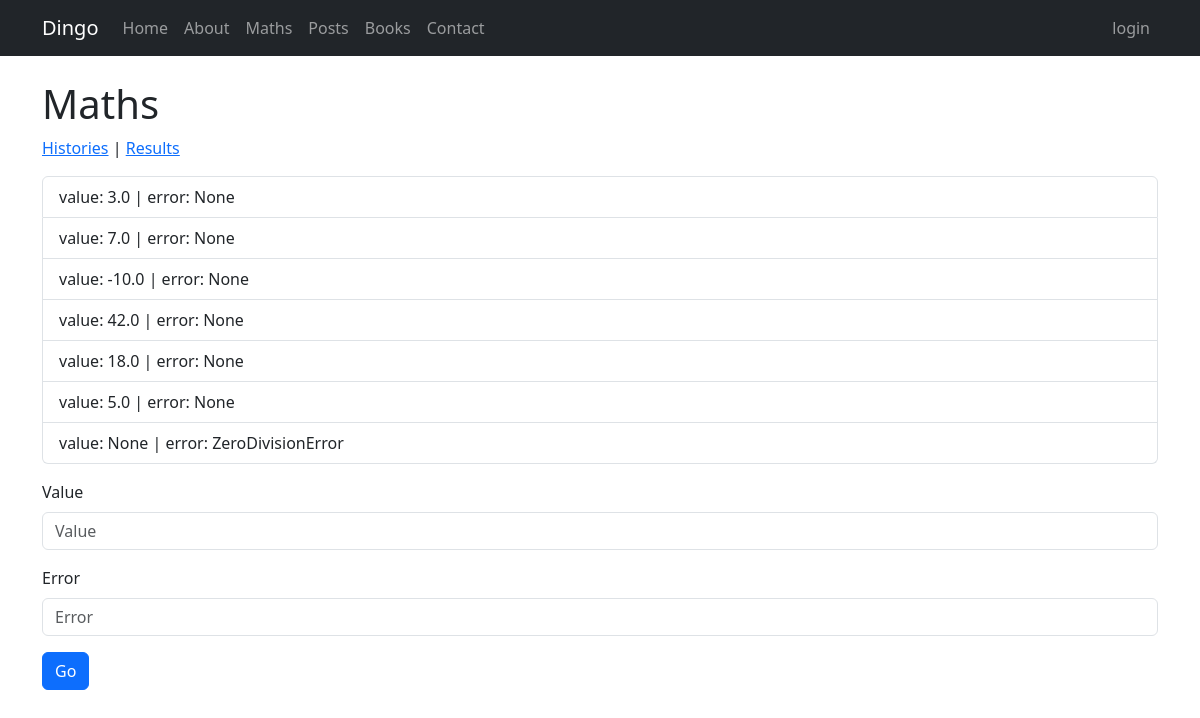
/maths/results/, run on the app's committed database.
### maths/models.py (models this page shows)
class Result(models.Model):
    value = models.FloatField(blank=True, null=True, unique=True)
    error = models.CharField(max_length=255, null=True, blank=True, unique=True)
    def __str__(self):
        return f"value: {self.value} | error: {self.error}"

### maths/views.py (the view)
# urls.py: path("results/", results_list, name="results"),
def results_list(request):
    if request.method == "POST":
        form = ResultForm(data=request.POST)
        if form.is_valid():
            form.save()
            messages.add_message(request, messages.SUCCESS, "Utworzono nowy Result!!")
        else:
            for error in form.non_field_errors():
                messages.add_message(request, messages.ERROR, error)
    else:
        form = ResultForm()
    results = Result.objects.all()
    return render(
        request,
        "maths/results.html",
        {"results": results, "form": form, "title": "results"},
    )

### maths/forms.py (shortened to what this page needs)
class ResultForm(forms.ModelForm):
    class Meta:
        model = Result
        fields = ["value", "error"]

### maths/templates/maths/results.html (shortened to what this page needs)
{% extends "maths/main.html" %}
{% load django_bootstrap5 %}
{% block maths_content %}
    <ul class="list-group mb-3">
        {% for r in results %}
            <li class="list-group-item">{{ r }}</li>
        {% empty %}
            <li class="list-group-item">No results yet.</li>
        {% endfor %}
    </ul>
    <form method="post">
        {% bootstrap_form form %}
        <button type="submit" class="btn btn-primary">Go</button>
    </form>
{% endblock %}

### data on the page
Result: value+error "value: 3.0 | error: None"
Result: value+error "value: 7.0 | error: None"
Result: value+error "value: -10.0 | error: None"
Result: value+error "value: 42.0 | error: None"
Result: value+error "value: 18.0 | error: None"
Result: value+error "value: 5.0 | error: None"
Result: value+error "value: None | error: ZeroDivisionError"
